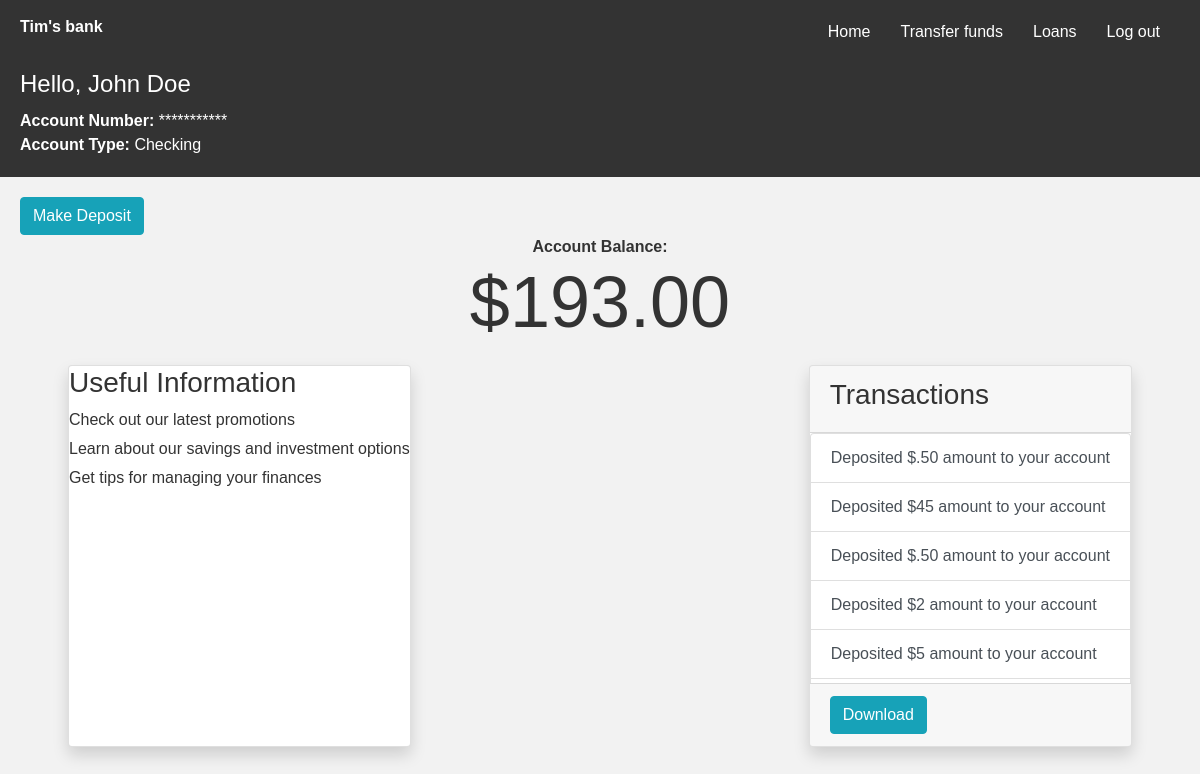
Page / (signed in) on the earlier database version.
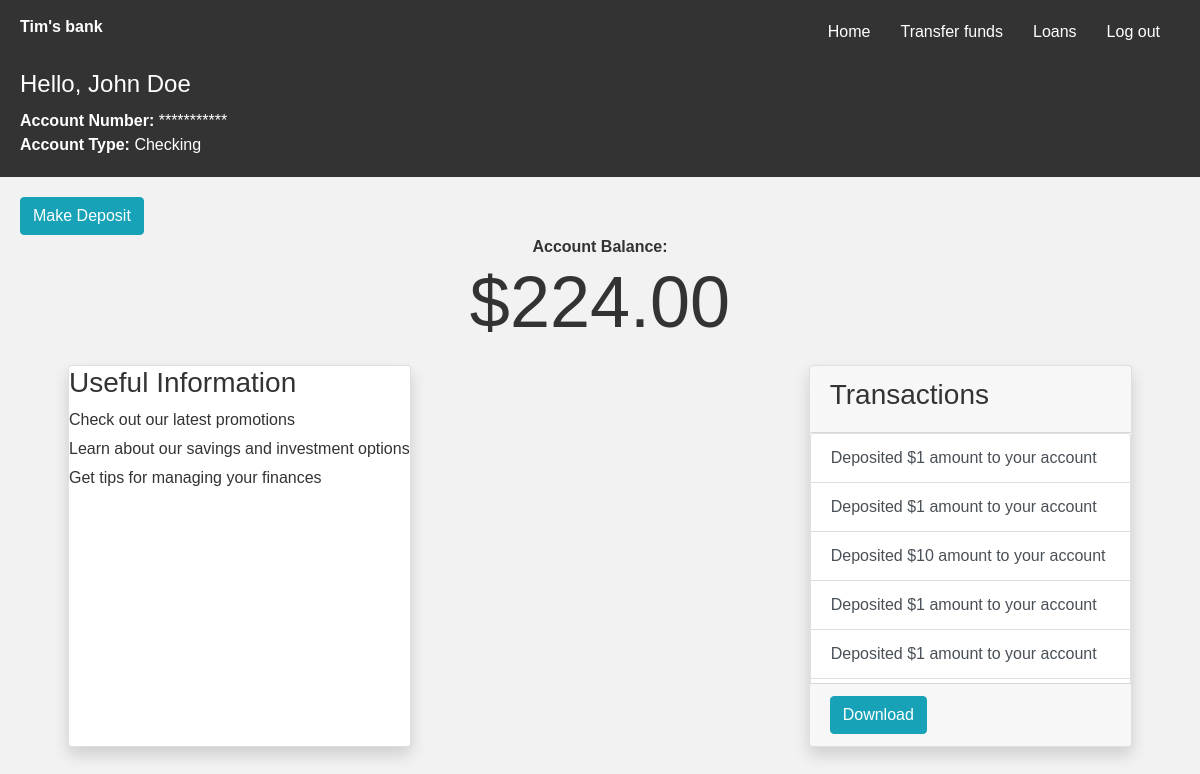
Same page on the later database version.
### banking/models.py (models this page shows, shortened)
class Account(models.Model):
    user = models.ForeignKey(
        User, on_delete=models.CASCADE, related_name="account_holder")
    account_number = models.CharField(max_length=10, unique=True, blank=True)
    balance = models.DecimalField(max_digits=10, decimal_places=2, default=0)
    unique_together = ["user", "account_number"]

class Transactions(models.Model):
    account = models.ForeignKey(Account, on_delete=models.CASCADE)
    transactions = models.CharField(max_length=64, null=True)
    timestamp = models.DateTimeField(auto_now=True)

class User(AbstractUser):
    pass

### banking/views.py (the view)
# urls.py: path('', views.index, name="index"),
@login_required()
def index(request):
    account = Account.objects.get(user=request.user)
    transactions = Transactions.objects.filter(
        account=account).order_by('-timestamp')
    return render(request, 'banking/homepage.html', {"account": account, "transactions": transactions})

### banking/templates/banking/homepage.html (shortened to what this page needs)
{% extends "banking/layout.html" %} {% load static %} {% block body %}
<body>
  <header>
    <h1>Hello, {{account.user.first_name}} {{account.user.last_name}}</h1>
    <nav>
      <strong>Account Number: </strong><span data-toggle="tooltip" title="Click to see/hide account number" id="account_number" data-account_number="{{account.account_number}}" style="cursor:grab;"> *********** </span> <br>
      <strong >Account Type: </strong> Checking
    </nav>
  </header>
  <main>
    <section id="account-summary">
      <button
      type="button"
      class="btn btn-info"
      data-toggle="modal"
      data-target="#myModal"
      id="open_deposit"
    >
      Make Deposit
    </button>
        <div style="text-align: center;"><strong class="">Account Balance:</strong> <div class="display-3">${{account.balance}}</div></div>
    </section>
    <section id="widget">
      <div class="card shadow mb-5 ml-5 bg-white rounded">
        <h3>Useful Information</h3>
        <ul>
          <li>Check out our latest promotions</li>
          <li>Learn about our savings and investment options</li>
          <li>Get tips for managing your finances</li>
        </ul>
      </div>
      <div class="card shadow mb-5 mr-5 bg-white rounded">
        <div class="card-header"> <h3>Transactions</h3></div>
    <div class="card-body p-0">
      <ul class="list-group m-0">
      {% for history in transactions %}
    <li class="list-group-item list-group-item-action" data-toggle="tooltip" title="{{history.timestamp}}" data-placement="top">{{history.transactions}}</li>
    {% empty %}
    <div>No transaction yet</div>
    {% endfor %}
  </ul></div>
  <div class="card-footer"><button class="btn btn-info"><a href="{% url 'download_csv'%}" style="text-decoration: none; color: white;"> Download</a> </button></div>
      </div>
    </section>
  </main>
  </div>
</body>
  {% endblock%} {% block script %}
  <link href="{% static 'banking/homepage/style.css' %}" rel="stylesheet" />
  {% endblock %}

Differences in the rows shown:
no longer on this page (row unchanged): Transactions: transactions "Deposited $.50 amount to your account"
no longer on this page (row unchanged): Transactions: transactions "Deposited $45 amount to your account"
no longer on this page (row unchanged): Transactions: transactions "Deposited $.50 amount to your account"
no longer on this page (row unchanged): Transactions: transactions "Deposited $2 amount to your account"
no longer on this page (row unchanged): Transactions: transactions "Deposited $5 amount to your account"
changed Account "John": balance "193.00" → "224.00"
added Transactions: transactions "Deposited $1 amount to your account"
added Transactions: transactions "Deposited $1 amount to your account"
added Transactions: transactions "Deposited $10 amount to your account"
added Transactions: transactions "Deposited $1 amount to your account"
added Transactions: transactions "Deposited $1 amount to your account"
